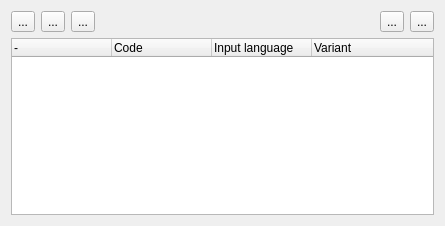
<?xml version="1.0" encoding="UTF-8"?>
<ui version="4.0">
 <class>KbLayoutSetupWidget</class>
 <widget class="QWidget" name="KbLayoutSetupWidget">
  <property name="geometry">
   <rect>
    <x>0</x>
    <y>0</y>
    <width>445</width>
    <height>226</height>
   </rect>
  </property>
  <property name="windowTitle">
   <string>Form</string>
  </property>
  <layout class="QVBoxLayout" name="verticalLayout">
   <item>
    <layout class="QHBoxLayout" name="horizontalLayout">
     <item>
      <widget class="QToolButton" name="addBtn">
       <property name="text">
        <string>...</string>
       </property>
       <property name="icon">
        <iconset resource="./libpcbsd-ui.qrc">
         <normaloff>:/images/add.png</normaloff>:/images/add.png</iconset>
       </property>
      </widget>
     </item>
     <item>
      <widget class="QToolButton" name="editBtn">
       <property name="text">
        <string>...</string>
       </property>
       <property name="icon">
        <iconset resource="./libpcbsd-ui.qrc">
         <normaloff>:/images/edit.png</normaloff>:/images/edit.png</iconset>
       </property>
      </widget>
     </item>
     <item>
      <widget class="QToolButton" name="removeBtn">
       <property name="text">
        <string>...</string>
       </property>
       <property name="icon">
        <iconset resource="./libpcbsd-ui.qrc">
         <normaloff>:/images/remove.png</normaloff>:/images/remove.png</iconset>
       </property>
      </widget>
     </item>
     <item>
      <spacer name="horizontalSpacer">
       <property name="orientation">
        <enum>Qt::Horizontal</enum>
       </property>
       <property name="sizeHint" stdset="0">
        <size>
         <width>40</width>
         <height>20</height>
        </size>
       </property>
      </spacer>
     </item>
     <item>
      <widget class="QToolButton" name="upBtn">
       <property name="text">
        <string>...</string>
       </property>
       <property name="icon">
        <iconset resource="./libpcbsd-ui.qrc">
         <normaloff>:/images/arrow-up.png</normaloff>:/images/arrow-up.png</iconset>
       </property>
      </widget>
     </item>
     <item>
      <widget class="QToolButton" name="downBtn">
       <property name="text">
        <string>...</string>
       </property>
       <property name="icon">
        <iconset resource="./libpcbsd-ui.qrc">
         <normaloff>:/images/arrow-down.png</normaloff>:/images/arrow-down.png</iconset>
       </property>
      </widget>
     </item>
    </layout>
   </item>
   <item>
    <widget class="QTreeWidget" name="layoutsTW">
     <column>
      <property name="text">
       <string>-</string>
      </property>
     </column>
     <column>
      <property name="text">
       <string>Code</string>
      </property>
     </column>
     <column>
      <property name="text">
       <string>Input language</string>
      </property>
     </column>
     <column>
      <property name="text">
       <string>Variant</string>
      </property>
     </column>
    </widget>
   </item>
  </layout>
 </widget>
 <resources>
  <include location="./libpcbsd-ui.qrc"/>
 </resources>
 <connections/>
</ui>
